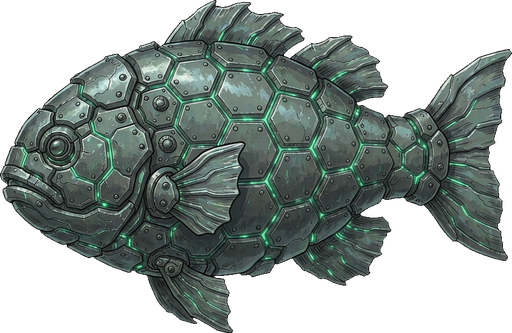
#> input picture cocos/assets/resources/fish/armor.png, 512 x 333 px
$ python measure_fish.py ../cocos/assets/resources/fish/armor.png
#> lines starting #> are read from the running program, lines starting #| are printed output that depends on the picture; after the words box and inside, x2 and y2 are one past the last pixel; in counts of white or black regions, pixels touching at a corner belong together
### tools/thin_fish.py
#!/usr/bin/env python
# -*- coding: utf-8 -*-
"""
背景鱼**减密**：把已经出好的一张 env 图里的小鱼（不是动态敌人，是烘进背景图的）
按"保留 N 条"的要求去掉一部分，**其余像素一个不动**。

为什么要在图上做，而不是重出：
  用户定的是「v4b + 背景鱼稀疏点 + 保持和现存图一致」⇒ 这是**定稿上的密度调整**，
  不是重画。重出会把构图/配色/曝光全部换一遍，等于推翻刚拍板的版本。

做法（全部纯 numpy + PIL，不依赖 cv2/scipy）：
  1. 灰度 → **分块中值**估"水背底"（块 24px：水是低频的，鱼是高频的 ⇒ 中值天然忽略鱼）
  2. `d = 灰度 − 背底` ⇒ 鱼 = |d| 超阈值的小团（**符号无关**：背光鱼比水暗、受光鱼比水亮，两种都有）
  3. 形态学开运算去掉 1px 噪点 → **行段并查集**连通域标记（无 scipy 的做法）
  4. 逐团过滤：面积 / 外接框 / 填充率 / 峰值，外加两条"不是鱼"的排除：
       · **环带平坦度** —— 鱼四周是平静的水；岩壁里一切都在高频 ⇒ 环带 mask 密度高 ⇒ 排除
       · 底部海床区（y > 92%）整片排除（那里是烟囱/管虫，不是鱼）
  5. 按面积降序 + **最小间距**抽稀 ⇒ 保留的鱼**散开**，不会剩一坨（密度降了但"聚成团"更难看）
  6. 逐团**补洞**：从最近的"干净水"处整块搬一块同尺寸的贴图盖回来（保水色 + 保悬浮颗粒），
     洞口按高斯羽化 ⇒ 不留疤

用法：
    python tools/thin_fish.py <输入图> --out <输出前缀> --keep 16
    python tools/thin_fish.py <输入图> --out <前缀> --keep 16 --canvas 1536x984
    python tools/thin_fish.py <输入图> --out <前缀> --keep 16 --debug   # 另存一张红框标注图

`--keep` 是"**保留几条**"（不是比例）—— 因为观感取决于"屏幕上有几条"，跟原图有多少条无关。
"""
from __future__ import annotations

import argparse
from pathlib import Path

import numpy as np
from PIL import Image, ImageFilter

BLOCK = 24          # 背底估计的块尺寸（px）
MIN_AREA = 6        # 小于这个像素数的团当噪声
MAX_AREA = 900      # 大于这个像素数的团当岩壁/烟柱
MAX_SIDE = 64       # 外接框长边上限
RING_FLAT = 0.45    # 环带里"高频像素"占比上限（超过 ⇒ 判定为岩壁内部）
BED_TOP = 0.92      # 百分比：这条线以下不算鱼（海床/烟囱）
MIN_GAP = 110       # 保留鱼之间的最小间距（px）—— 防止"少而聚"
LUMA = np.array([0.299, 0.587, 0.114], np.float32)

# ── 严判（fish-only）：只认"开阔水域里细长的小鱼"，其余高频一律放过 ──
# 宽松阈值会把气泡/悬浮颗粒/烟柱边缘全抓进来（v4b 宽判 1544团 vs 严判 112条）
FISH_TOP = 0.04     # 上边 4% 不算（水面高光带）
FISH_BOT = 0.68     # 下 32% 不算（海床/烟柱/礁石全在这里；鱼群下沿实测≈0.62）
FISH_AR_LO = 1.5# 鱼必细长；太圆的是气泡/光斑
FISH_AR_HI = 5.5    # 细过这个是裂纹/水痕，不是鱼
FISH_FILL = 0.20    # 外接框填充率下限（鱼身是实心的，裂纹是空的）
FISH_A_MIN = 8
FISH_A_MAX = 1200   # 严判要能抓"近处大鱼"（v4b 里最大的鱼 1087px，500 会漏）
FISH_SIDE = 90      # 同上：外接框长边上限（严判单独一份，别改宽判的 MAX_SIDE）


def _label(mask: np.ndarray):
    """行段 + 并查集的连通域标记（无 scipy）。返回 (labels, n)。"""
    h, w = mask.shape
    parent: list[int] = []

    def find(a: int) -> int:
        while parent[a] != a:
            parent[a] = parent[parent[a]]
            a = parent[a]
        return a

    def union(a: int, b: int) -> None:
        ra, rb = find(a), find(b)
        if ra != rb:
            parent[rb] = ra

    runs = np.zeros(mask.shape, np.int32) - 1
    prev: list[tuple[int, int, int]] = []
    for y in range(h):
        row = mask[y].view(np.int8)
        idx = np.flatnonzero(np.diff(np.concatenate(([0], row, [0]))))
        cur = []
        for s, e in zip(idx[0::2], idx[1::2]):
            lb = len(parent)
            parent.append(lb)
            cur.append((int(s), int(e), lb))
            for ps, pe, plb in prev:
                if ps < e and s < pe:
                    union(lb, plb)
        for s, e, lb in cur:
            runs[y, s:e] = lb
        prev = cur

    lab = np.zeros(mask.shape, np.int32) - 1
    n = 0
    remap: dict[int, int] = {}
    ys, xs = np.nonzero(runs >= 0)
    for y, x in zip(ys.tolist(), xs.tolist()):
        r = find(int(runs[y, x]))
        if r not in remap:
            remap[r] = n
            n += 1
        lab[y, x] = remap[r]
    return lab, n


def _dilate(m: np.ndarray, r: int) -> np.ndarray:
    out = m.copy()
    for dy in range(-r, r + 1):
        for dx in range(-r, r + 1):
            src = np.roll(np.roll(m, dy, 0), dx, 1)
            out |= src
    return out


def background(gray: np.ndarray, block: int = BLOCK) -> np.ndarray:
    """分块中值估水背底：块内鱼只占少数像素 ⇒ 中值就是水。"""
#> called with block = 24
    h, w = gray.shape
    bh, bw = h // block, w // block
    crop = gray[:bh * block, :bw * block].reshape(bh, block, bw, block)
    med = np.median(crop.transpose(0, 2, 1, 3).reshape(bh, bw, block * block), axis=2)
    small = Image.fromarray(np.clip(med, 0, 255).astype(np.uint8), 'L')
    return np.asarray(small.resize((w, h), Image.BILINEAR), np.float32)


def detect(rgb: np.ndarray, verbose=True, fish_only=True):
    """检鱼团。`fish_only=True` 时只认**开阔水域里细长的小鱼**（严判）。

    ⚠️ 宽判（fish_only=False）会把气泡 / 悬浮颗粒 / 烟柱边缘全抓进来
    （v4b 实测宽判 1544 团 vs 严判 112 条）⇒ 减密必须用严判，否则整张图被抠烂。
    """
    gray = rgb @ LUMA
    bg = background(gray)
    d = gray - bg
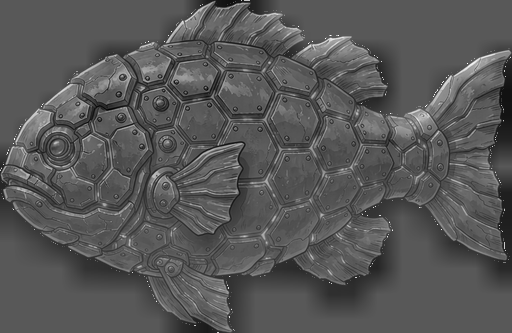
#> d: shape (333, 512) float32; min -136, max 255, mean -1.8; drawn with min black and max white
    h, w = gray.shape
    if fish_only:
        y_lo, y_hi = int(h * FISH_TOP), int(h * FISH_BOT)
    else:
        y_lo, y_hi = 0, int(h * BED_TOP)
    water = d[y_lo:y_hi]
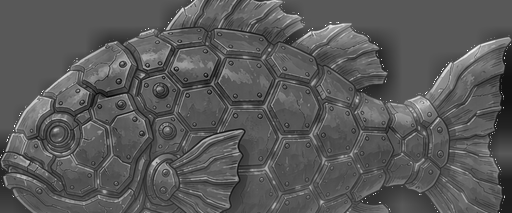
#> water: shape (213, 512) float32; min -136, max 255, mean 1.2; drawn with min black and max white

    mad = np.median(np.abs(water - np.median(water)))
#> mad = 15.38
    sigma = 1.4826 * mad
#> sigma = 22.8
    thr = max(7.0, 4.0 * sigma)
#> thr = 91.22
    if verbose:
        print(f'  判定带y∈[{y_lo},{y_hi}) ({y_lo/h:.0%}~{y_hi/h:.0%})'
              f'  灰度 MAD σ={sigma:.2f} ⇒ 阈值 |d| > {thr:.1f}'
              f'{"（严判：只认细长小鱼）" if fish_only else "（宽判）"}')

    m = np.abs(d) > thr
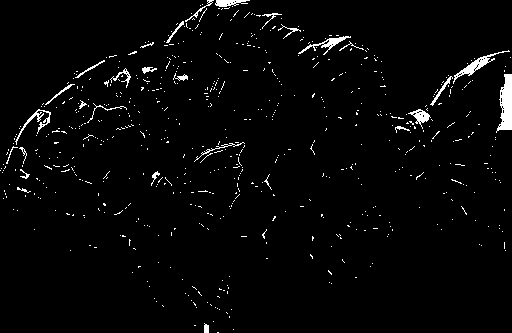
#> m: shape (333, 512) bool; 2.6% white; 647 white regions (618 under 20 px), largest, box (x1, y1, x2, y2) and area: (496, 74, 512, 133) 583, (453, 50, 510, 84) 318, (298, 36, 351, 55) 225
    m[:y_lo] = False
    m[y_hi:] = False
    # 开运算：先腐蚀后膨胀，去掉 1px 噪点
    er = m.copy()
    for dy in (-1, 0, 1):
        for dx in (-1, 0, 1):
            er &= np.roll(np.roll(m, dy, 0), dx, 1)
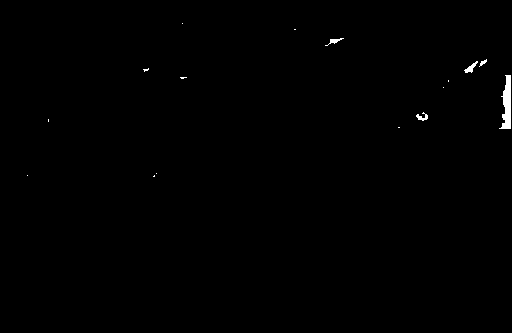
#> er: shape (333, 512) bool; 0.36% white; 16 white regions (11 under 20 px), largest, box (x1, y1, x2, y2) and area: (499, 75, 511, 129) 386, (464, 61, 478, 73) 65, (416, 112, 428, 121) 52, (325, 38, 344, 46) 48, (479, 59, 487, 67) 26
    m = _dilate(er, 1)
#> after the loop in _dilate, `for dy in range(-r, r + 1):`:
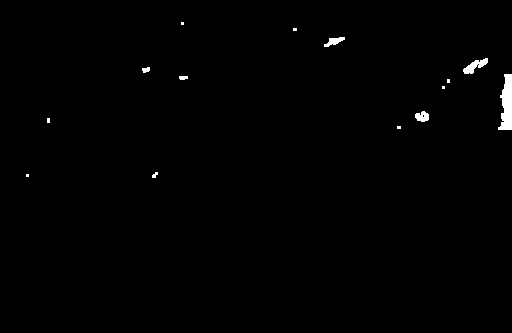
#> out: shape (333, 512) bool; 0.65% white; 14 white regions (7 under 20 px), largest, box (x1, y1, x2, y2) and area: (498, 74, 512, 130) 538, (463, 58, 488, 74) 185, (415, 111, 429, 122) 112

    lab, n = _label(m)
#> the loop in _label, `for y in range(h):` made 333 passes
#> idx on passes 23 to 25: [181, 184], [181, 184], [181, 184]
#> after the loop in _label, `for y in range(h):`:
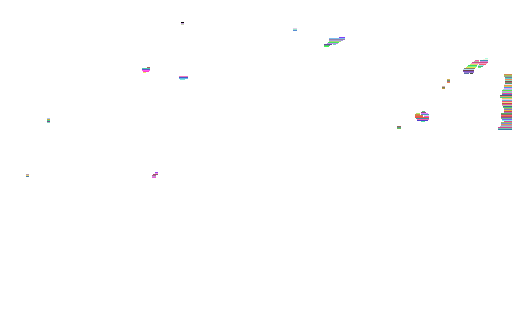
#> runs: shape (333, 512) int32; 146 distinct labels, from -1 to 144; one colour per label, 0 black, -1 white
#> after the loop in _label, `for y in range(h):`: parent = 145 values, max 144 at index 143, min 1 at index 0, mean 73.54
#> in _label, `ys, xs = np.nonzero(runs >= 0)`: ys = 1112 values from 22 to 177; xs = 1112 values, max 511 at index 357, min 26 at index 1086, mean 430.4
#> the loop in _label, `for y, x in zip(ys.tolist(), xs.tolist()):` made 1112 passes
#> (y, x, r) on passes 1 to 8: (22, 181, 2), (22, 182, 2), (22, 183, 2), (23, 181, 2), (23, 182, 2), (23, 183, 2), (24, 181, 2), (24, 182, 2)
#> after the loop in _label, `for y, x in zip(ys.tolist(), xs.tolist()):`: n = 14; remap = 14 items
#> n = 14
    if n == 0:
        return [], gray, bg, d, thr, None

    flat = lab.ravel()
    idx = np.flatnonzero(flat >= 0)
#> idx = 1112 values from 11445 to 90779
    counts = np.bincount(flat[idx], minlength=n)
#> counts = [9, 12, 108, 185, 36, 538, 32, 12, 9, 112, 15, 12, 23, 9]
    ys, xs = np.divmod(idx, w)
#> ys = 1112 values from 22 to 177
    y0 = np.full(n, 10 ** 9); y1 = np.full(n, -1)
#> after `y0 = np.full(n, 10 ** 9)`: y0 = [1000000000, 1000000000, 1000000000, 1000000000, 1000000000, 1000000000, 1000000000, 1000000000, 1000000000, 1000000000, 1000000000, 1000000000, 1000000000, 1000000000]
#> after `y1 = np.full(n, -1)`: y1 = [-1, -1, -1, -1, -1, -1, -1, -1, -1, -1, -1, -1, -1, -1]
    x0 = np.full(n, 10 ** 9); x1 = np.full(n, -1)
#> after `x0 = np.full(n, 10 ** 9)`: x0 has the same summary as y0
#> after `x1 = np.full(n, -1)`: x1 has the same summary as y1
    np.minimum.at(y0, flat[idx], ys); np.maximum.at(y1, flat[idx], ys)
    np.minimum.at(x0, flat[idx], xs); np.maximum.at(x1, flat[idx], xs)
    peak = np.zeros(n)
    np.maximum.at(peak, flat[idx], np.abs(d).ravel()[idx])
    sel = flat[idx]
#> sel = 1112 values, max 13 at index 1086, min 0 at index 0, mean 5.08
    cy = np.bincount(sel, weights=ys, minlength=n) / np.maximum(1, counts)
#> cy = [23, 29, 40.97, 65.62, 69.42, 103.6, 77.31, 80.5, 87, 116.3, 120, 127, 174.7, 175]
    cx = np.bincount(sel, weights=xs, minlength=n) / np.maximum(1, counts)
#> cx = [182, 294.5, 333.8, 474.7, 145.6, 506.5, 182.8, 448, 443, 421.9, 48, 398.5, 154.5, 27]

    a_min, a_max = (FISH_A_MIN, FISH_A_MAX) if fish_only else (MIN_AREA, MAX_AREA)
    ar_lo, ar_hi = (FISH_AR_LO, FISH_AR_HI) if fish_only else (1.0, 99.0)
    fill_min = FISH_FILL if fish_only else 0.15

    comps = []
    for i in range(n):
        a = int(counts[i])
        if a < a_min or a > a_max:
            continue
        sy, sx = int(y1[i] - y0[i] + 1), int(x1[i] - x0[i] + 1)
        if max(sy, sx) > (FISH_SIDE if fish_only else MAX_SIDE) or min(sy, sx) < 2:
            continue
        ar = max(sy, sx) / min(sy, sx)
        if ar < ar_lo or ar > ar_hi:
            continue
        fill = a / (sy * sx)
        if fill < fill_min:
            continue
        # 环带平坦度：鱼四周该是平整的水（岩壁内部处处高频 ⇒ 环带密度爆表）
        pad = 6
        ry0, ry1 = max(0, int(y0[i]) - pad), min(h, int(y1[i]) + pad + 1)
        rx0, rx1 = max(0, int(x0[i]) - pad), min(w, int(x1[i]) + pad + 1)
        sub = m[ry0:ry1, rx0:rx1]
        core = lab[ry0:ry1, rx0:rx1] == i
        ring = _dilate(core, 5) & ~_dilate(core, 2)
        ring_density = float((sub & ring).sum()) / max(1, int(ring.sum()))
        if ring_density > RING_FLAT:
            continue
        comps.append(dict(id=i, area=a, y0=int(y0[i]), y1=int(y1[i]),
                          x0=int(x0[i]), x1=int(x1[i]), cy=float(cy[i]),
                          cx=float(cx[i]), peak=float(peak[i]),
                          ring=ring_density))
#> this loop made 14 passes
#> (a, sy, sx, ar) on passes 1, 2, 5, 8, 9, 10, 12, 13: (9, 3, 3, 1), (12, 3, 4, 1.33), (36, 6, 8, 1.33), (12, 4, 3, 1.33), (9, 3, 3, 1), (112, 11, 14, 1.27), (12, 3, 4, 1.33), (23, 6, 6, 1)
#> pass 3, in detect, `ring = _dilate(core, 5) & ~_dilate(core, 2)`:
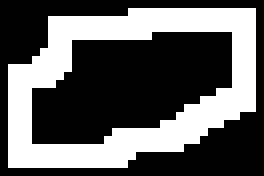
#> ring: shape (22, 33) bool (shown 8 times larger); 37.2% white; 1 white region, box (x1, y1, x2, y2) and area: (1, 1, 32, 21) 270
#> after the loop, comps = 5 items
    comps.sort(key=lambda c: -c['area'])
    return comps, gray, bg, d, thr, lab


# [310 lines left out: functions pick, pick_auto, _gauss, _norm_blur, inpaint, thin and 4 more, not called in this run]


# [2 lines that do not run on import are left out]

### tools/measure_fish.py
#!/usr/bin/env python
# -*- coding: utf-8 -*-
"""量若干张 env 图的"鱼密度"（条数 + 条/百万像素）。

⚠️ **必须复用 `thin_fish.detect`**（严判口径）—— 判据散在两个文件里各写一份，
就会出现"工具说对齐了、量出来还差 8倍"的自相矛盾（V6.69 实测 L1：241 团 vs 539 条）。
**单一真源 = `thin_fish.detect()`**，改判据只改那一个函数。

用法：
    python tools/measure_fish.py cocos/assets/resources/env/L*.png docs/shots/env_v2/L4*.png
"""
from __future__ import annotations

import sys
from pathlib import Path

from PIL import Image

sys.path.insert(0, str(Path(__file__).resolve().parent))
import thin_fish as T          # noqa: E402


def measure(path: str, verbose: bool = False) -> tuple[int, float, float]:
    """返回 (鱼条数, 条/百万像素, 画布宽高)。"""
    im = Image.open(path).convert('RGB')
    rgb = __import__('numpy').asarray(im, dtype='float32')
    comps, *_ = T.detect(rgb, verbose=verbose)
#> comps = 5 items
    n = len(comps)
#> n = 5
    mp = im.size[0] * im.size[1] / 1e6
    return n, n / mp, mp


def main(argv: list[str]) -> int:
    if not argv:
        print(__doc__)
        return 2
    warn_if_lossy(argv)
    print(f'{"图":52s} {"鱼条数":>8s}{"条/百万px":>12s}{"画布":>14s}')
    for p in argv:
        n, per, mp = measure(p)
#> n = 5; per = 29.33; mp = 0.17
        im = Image.open(p)
#> im is the input picture: PIL image 512x333 RGBA; mean R, G, B, A 47.2, 56.6, 53.1, 150.3
        print(f'{p:52s} {n:8d}{per:12.1f}{f"{im.size[0]}x{im.size[1]}":>14s}')
#| ../cocos/assets/resources/fish/armor.png                    5        29.3       512x333
    return 0


def warn_if_lossy(paths: list[str]) -> None:
    """⚠️ **密度判据只能对 PNG 跑**。

    webp 是有损编码：q=95 下也有 0.06% 像素偏差 >8（均值 1.86）——
    肉眼不可见，但 `detect()` 的阈值只有 7，会把这些编码噪声**当成小鱼**检出
    （V6.69 实测 L4：PNG 60 条 vs 同一张图的 webp 84 条）。
    对着 webp 复核密度 = 拿噪声当鱼，结论必然偏多。
    """
    bad = [p for p in paths if p.lower().endswith(('.webp', '.jpg', '.jpeg'))]
    if bad:
        print(f'[警告] 下列是有损格式，鱼密度会偏高，别用来判定：{", ".join(bad)}')


if __name__ == '__main__':
    raise SystemExit(main(sys.argv[1:]))
#> (the program exits here)

$ run again, on cocos/assets/resources/fish/brood.png
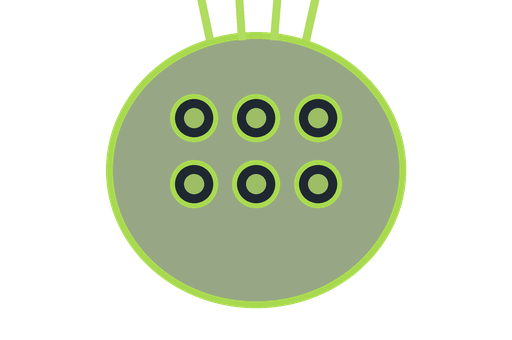
#> input picture cocos/assets/resources/fish/brood.png, 512 x 340 px
#> mad = 0.016
#> sigma = 0.0237
#> thr = 7
#> the loop in _label, `for y in range(h):` made 340 passes
#> idx on passes 14 to 16: [198, 220, 236, 245, 270, 317], [193, 319], [190, 322]
#> after the loop in _label, `for y in range(h):`: parent = 855 values, max 854 at index 853, min 3 at index 0, mean 430.5
#> the loop in _label, `for y, x in zip(ys.tolist(), xs.tolist()):` made 29372 passes
#> (x, n) on pass 1: (198, 1)
#> after the loop in _label, `for y, x in zip(ys.tolist(), xs.tolist()):`:
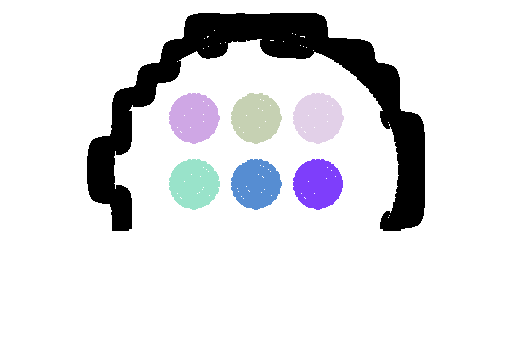
#> lab: shape (340, 512) int32; 8 distinct labels, from -1 to 6; one colour per label, 0 black, -1 white
#> after the loop in _label, `for y, x in zip(ys.tolist(), xs.tolist()):`: n = 7; remap = {854: 0, 466: 1, 467: 2, 468: 3, 805: 4, 806: 5, 807: 6}
#> in detect, `lab, n = _label(m)`: n = 7
#> counts = [17639, 1959, 1955, 1959, 1964, 1950, 1946]
#> y0 = [1000000000, 1000000000, 1000000000, 1000000000, 1000000000, 1000000000, 1000000000]
#> y1 = [-1, -1, -1, -1, -1, -1, -1]
#> x0 has the same summary as y0
#> cy = [99.94, 117.5, 117.6, 117.5, 183.5, 183.6, 183.6]
#> cx = [265.5, 193.5, 255.6, 317.5, 193.6, 255.6, 317.4]
#> the loop in detect, `for i in range(n):` made 7 passes
#> a on passes 1 to 7: 17639, 1959, 1955, 1959, 1964, 1950, 1946
#> after the loop in detect, `for i in range(n):`: comps = []
#> in measure, `n = len(comps)`: n = 0
#> in main, `n, per, mp = measure(p)`: mp = 0.174
#> in main, im is the input picture: PIL image 512x340 RGBA; mean R, G, B, A 36.6, 48.7, 21, 66.8
#| ../cocos/assets/resources/fish/brood.png                    0         0.0       512x340
